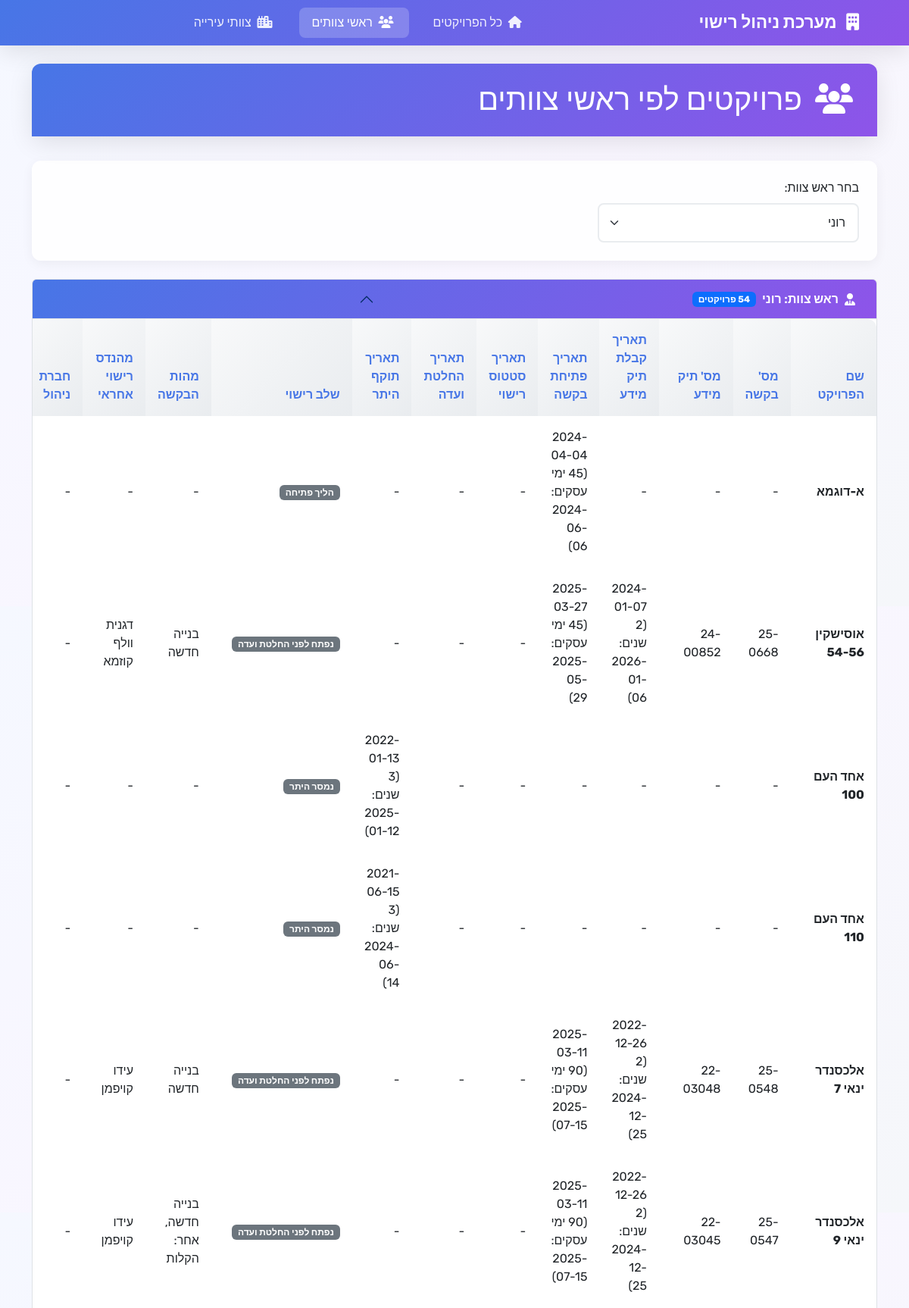
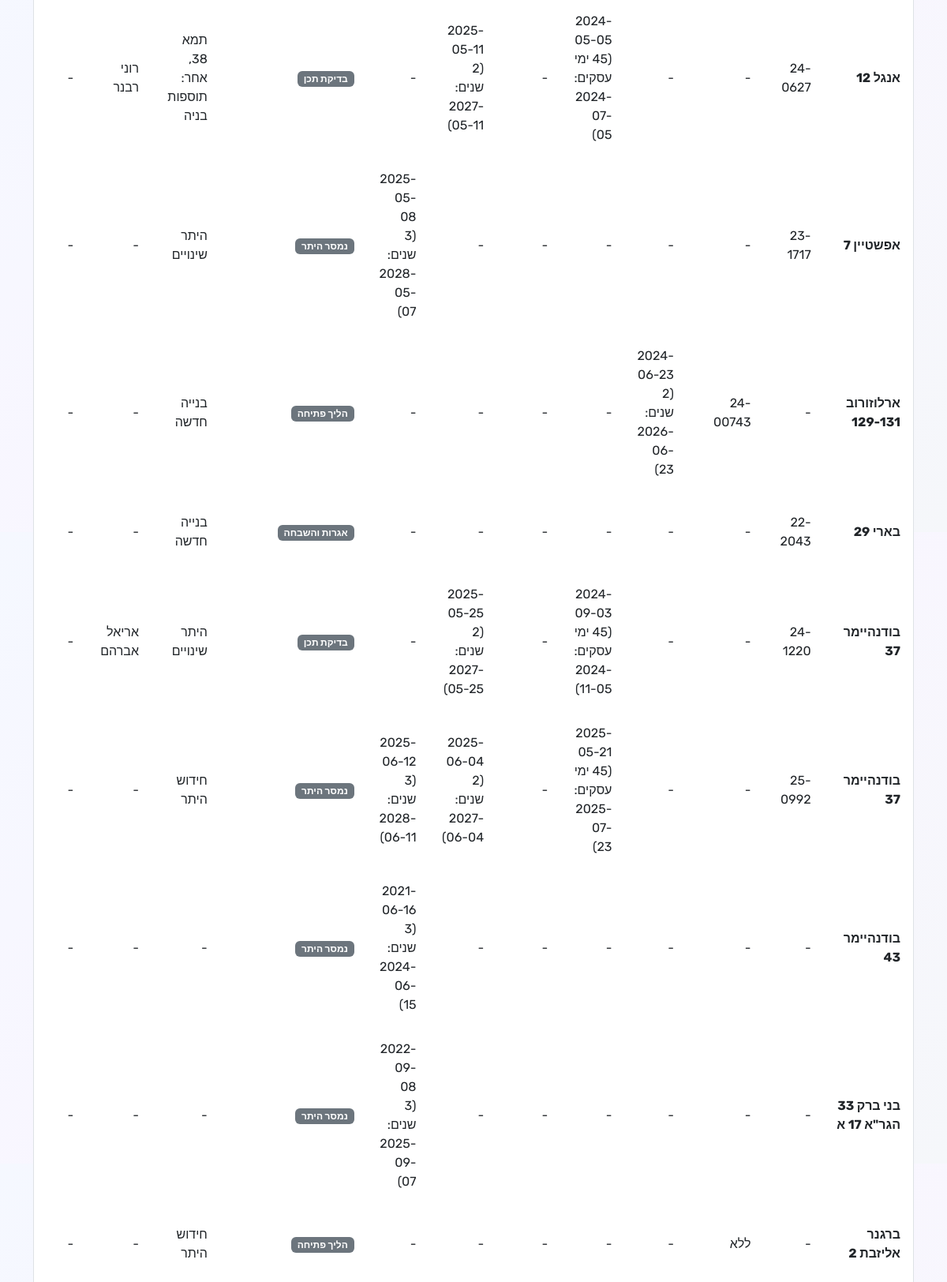
/team-leaders?team_leader=רוני (upper part), run on the app's committed database (2 pictures, top to bottom).
### tables this page shows
CREATE TABLE projects (
                id INTEGER PRIMARY KEY AUTOINCREMENT,
                project_name TEXT NOT NULL,
                request_number TEXT NOT NULL,
                date TEXT NOT NULL,
                team_leader TEXT NOT NULL,
                stage TEXT NOT NULL
            , request_date TEXT, opening_date TEXT, notes TEXT, licensing_engineer TEXT, request_types TEXT, engineer TEXT, info_file_number TEXT, status_date TEXT, management_company TEXT, entrepreneur_name TEXT, architect TEXT, city TEXT, city_team TEXT, committee_date TEXT, permit_validity_date TEXT, info_date_extension INTEGER DEFAULT 0, opening_date_extension INTEGER DEFAULT 0, status_date_extension INTEGER DEFAULT 0, committee_date_extension INTEGER DEFAULT 0, permit_validity_date_extension INTEGER DEFAULT 0);

### app.py (the view)
@app.route('/team-leaders')
def team_leaders():
    conn = get_db_connection()
    team_leaders = conn.execute("""
        SELECT DISTINCT team_leader
        FROM projects
        WHERE team_leader IS NOT NULL AND team_leader != ''
        ORDER BY team_leader
    """).fetchall()
    team_leader_filter = request.args.get('team_leader', '')
    query = """
        SELECT
            id, project_name, request_number, info_file_number,
            date, opening_date, status_date, committee_date, permit_validity_date,
            team_leader, stage, request_types, engineer, management_company,
            entrepreneur_name, architect, city, notes,
            info_date_extension, opening_date_extension, status_date_extension,
            committee_date_extension, permit_validity_date_extension, city_team
        FROM projects
    """
    params = []
    if team_leader_filter:
        query += " WHERE team_leader = ?"
        params.append(team_leader_filter)
    query += " ORDER BY team_leader, project_name"
    projects = conn.execute(query, params).fetchall()
    projects_by_leader = {}
    for project in projects:
        project_dict = dict(project)
        if project_dict.get('date'):
            project_dict['formatted_info_date'] = format_date_with_extension(
                project_dict['date'],
                project_dict.get('info_date_extension', 0),
                'info'
            )
        if project_dict.get('opening_date'):
            project_dict['formatted_opening_date'] = format_date_with_extension(
                project_dict['opening_date'],
                project_dict.get('opening_date_extension', 0),
                'opening'
            )
        if project_dict.get('committee_date'):
            project_dict['formatted_committee_date'] = format_date_with_extension(
                project_dict['committee_date'],
                project_dict.get('committee_date_extension', 0),
                'committee'
            )
        if project_dict.get('permit_validity_date'):
            project_dict['formatted_permit_date'] = format_date_with_extension(
                project_dict['permit_validity_date'],
                project_dict.get('permit_validity_date_extension', 0),
                'permit'
            )
        project_dict['row_color'] = get_row_color_class(project_dict)
        leader = project_dict['team_leader']
        if leader not in projects_by_leader:
            projects_by_leader[leader] = []
        projects_by_leader[leader].append(project_dict)
    conn.close()
    return render_template('team_leaders.html',
                         projects_by_leader=projects_by_leader,
                         team_leaders=[tl['team_leader'] for tl in team_leaders],
                         current_team_leader=team_leader_filter)

### app.py (called while the page is built, shortened)
def get_db_connection():
    conn = sqlite3.connect(DATABASE_PATH)
    conn.row_factory = sqlite3.Row
    return conn

def calculate_base_date_by_type(original_date, field_type):
    if field_type == 'opening':
        business_target = calculate_business_days(original_date.strftime('%Y-%m-%d'), 45)
        return datetime.strptime(business_target, '%Y-%m-%d') if business_target else original_date + timedelta(days=180)
    elif field_type in ['info', 'committee']:
        return original_date + timedelta(days=730)
    elif field_type == 'permit':
        return original_date + timedelta(days=1095)
    else:
        return original_date + timedelta(days=180)

def format_base_date_by_type(original_date_str, field_type):
    if not original_date_str:
        return ""
    try:
        original_date = datetime.strptime(original_date_str, '%Y-%m-%d')
        base_date = calculate_base_date_by_type(original_date, field_type)
        if field_type == 'opening':
            business_target = calculate_business_days(original_date_str, 45)
            return f"{original_date_str}<br>(45 ימי עסקים: {business_target})"
        elif field_type in ['info', 'committee']:
            return f"{original_date_str}<br>(2 שנים: {base_date.strftime('%Y-%m-%d')})"
        elif field_type == 'permit':
            return f"{original_date_str}<br>(3 שנים: {base_date.strftime('%Y-%m-%d')})"
        else:
            return original_date_str
    except:
        return original_date_str

def check_date_expired_with_extensions(date_str):
    try:
        if not date_str:
            return False
        current_date = datetime.now()
        if '<br>' in date_str and ':' in date_str:
            lines = date_str.split('<br>')
            if len(lines) >= 2:
                import re
                date_match = re.search(r':\s*(\d{4}-\d{2}-\d{2})', lines[1])
                if date_match:
                    target_date_str = date_match.group(1)
                    target_date = datetime.strptime(target_date_str, '%Y-%m-%d')
                    return current_date.date() > target_date.date()
    except:
        return False

### templates/team_leaders.html (shortened to what this page needs)
{% extends "base.html" %}
{% block content %}
<div class="row">
    <div class="col-12">
        <div class="card">
            <div class="card-header">
                <h1 class="mb-0">
                    <i class="fas fa-users me-2"></i>
                    פרויקטים לפי ראשי צוותים
                </h1>
            </div>
        </div>
        <div class="filter-section">
            <form method="GET" class="row g-3">
                <div class="col-md-4">
                    <label for="team_leader" class="form-label">בחר ראש צוות:</label>
                    <select class="form-select" name="team_leader" id="team_leader" onchange="this.form.submit()">
                        {% for team_leader in team_leaders %}
                        <option value="{{ team_leader }}" {{ 'selected' if team_leader == current_team_leader }}>
                            {{ team_leader }}
                        </option>
                        {% endfor %}
                    </select>
                </div>
            </form>
        </div>
        <div class="accordion" id="teamLeadersAccordion">
            {% for team_leader, projects in projects_by_leader.items() %}
            <div class="accordion-item">
                <h2 class="accordion-header" id="heading{{ loop.index }}">
                    <button class="accordion-button {{ 'collapsed' if not current_team_leader or current_team_leader != team_leader }}"
                            type="button"
                            data-bs-toggle="collapse"
                            data-bs-target="#collapse{{ loop.index }}"
                            aria-expanded="{{ 'true' if current_team_leader == team_leader else 'false' }}"
                            aria-controls="collapse{{ loop.index }}">
                        <i class="fas fa-user-tie me-2"></i>
                        ראש צוות: {{ team_leader }}
                        <span class="badge bg-primary ms-2">{{ projects|length }} פרויקטים</span>
                    </button>
                </h2>
                <div id="collapse{{ loop.index }}"
                     class="accordion-collapse collapse {{ 'show' if current_team_leader == team_leader or not current_team_leader }}"
                     aria-labelledby="heading{{ loop.index }}"
                     data-bs-parent="#teamLeadersAccordion">
                    <div class="accordion-body p-0">
                        <div class="table-responsive">
                            <table class="table table-hover mb-0">
                                <thead>
                                    <tr>
                                        <th>שם הפרויקט</th>
                                        <th>מס' בקשה</th>
                                        <th>מס' תיק מידע</th>
                                        <th>תאריך קבלת תיק מידע</th>
                                        <th>תאריך פתיחת בקשה</th>
                                        <th>תאריך סטטוס רישוי</th>
                                        <th>תאריך החלטת ועדה</th>
                                        <th>תאריך תוקף היתר</th>
                                        <th>שלב רישוי</th>
                                        <th>מהות הבקשה</th>
                                        <th>מהנדס רישוי אחראי</th>
                                        <th>חברת ניהול</th>
                                    </tr>
                                </thead>
                                <tbody>
                                    {% for project in projects %}
                                    <tr class="{% if project.row_color %}row-{{ project.row_color }}{% endif %}">
                                        <td class="fw-bold">{{ project.project_name or '-' }}</td>
                                        <td>{{ project.request_number or '-' }}</td>
                                        <td>{{ project.info_file_number or '-' }}</td>
                                        <td>{{ project.formatted_info_date|safe or project.date or '-' }}</td>
                                        <td>{{ project.formatted_opening_date|safe or project.opening_date or '-' }}</td>
                                        <td>{{ project.status_date or '-' }}</td>
                                        <td>{{ project.formatted_committee_date|safe or project.committee_date or '-' }}</td>
                                        <td>{{ project.formatted_permit_date|safe or project.permit_validity_date or '-' }}</td>
                                        <td>
                                            <span class="badge bg-secondary">{{ project.stage or '-' }}</span>
                                        </td>
                                        <td>{{ project.request_types or '-' }}</td>
                                        <td>{{ project.engineer or '-' }}</td>
                                        <td>{{ project.management_company or '-' }}</td>
                                    </tr>
                                    {% endfor %}
                                </tbody>
                            </table>
                        </div>
                    </div>
                </div>
            </div>
            {% endfor %}
        </div>
    </div>
</div>
{% endblock %}

### templates/base.html (style rules this page uses)
:root { --primary-gradient: linear-gradient(135deg, #4776E6 0%, #8E54E9 100%); --primary-color: #4776E6; --secondary-color: #8E54E9; --bg-gradient: linear-gradient(135deg, #f5f8ff 0%, #f9f6ff 50%, #f5f7fa 100%); --card-shadow: 0 8px 32px rgba(0, 0, 0, 0.1); --border-radius: 12px; }
* { font-family: 'Rubik', -apple-system, BlinkMacSystemFont, 'Segoe UI', sans-serif; }
body { background: var(--bg-gradient); min-height: 100vh; direction: rtl; }
.card { border: none; border-radius: var(--border-radius); box-shadow: var(--card-shadow); backdrop-filter: blur(10px); background: rgba(255, 255, 255, 0.95); margin-bottom: 2rem; }
.card-header { background: var(--primary-gradient); color: white; border: none; border-radius: var(--border-radius) var(--border-radius) 0 0 !important; font-weight: 600; padding: 1.5rem; }
.form-control, .form-select { border: 2px solid #e9ecef; border-radius: 8px; padding: 0.75rem 1rem; transition: all 0.3s ease; }
.table { border-radius: var(--border-radius); overflow: hidden; box-shadow: none; }
.table thead th { background: linear-gradient(135deg, #f8f9fa 0%, #e9ecef 100%); border: none; font-weight: 600; color: var(--primary-color); text-align: right; padding: 1rem; }
.table tbody td { border: none; padding: 1rem; text-align: right; vertical-align: middle; }
.table tbody tr { transition: all 0.3s ease; }
.row-warning { background-color: rgba(255, 255, 204, 0.7) !important; }
.row-approaching { background-color: rgba(255, 182, 193, 0.7) !important; }
.filter-section { background: rgba(255, 255, 255, 0.9); padding: 1.5rem; border-radius: var(--border-radius); margin-bottom: 1.5rem; box-shadow: 0 4px 15px rgba(0, 0, 0, 0.05); }
.accordion-button { background: rgba(255, 255, 255, 0.9); border: none; font-weight: 600; color: var(--primary-color); }
.accordion-button:not(.collapsed) { background: var(--primary-gradient); color: white; }

### data on the page
projects: team_leader "רוני", projects "54", project_name "א-דוגמא", request_number "-", info_file_number "-", formatted_info_date "-", formatted_opening_date "2024-04-04 (45 ימי עסקים: 2024-06-06)", status_date "-", formatted_committee_date "-", formatted_permit_date "-", stage "הליך פתיחה", request_types "-", engineer "-", management_company "-"
projects: project_name "אוסישקין 54-56", request_number "25-0668", info_file_number "24-00852", formatted_info_date "2024-01-07 (2 שנים: 2026-01-06)", formatted_opening_date "2025-03-27 (45 ימי עסקים: 2025-05-29)", status_date "-", formatted_committee_date "-", formatted_permit_date "-", stage "נפתח לפני החלטת ועדה", request_types "בנייה חדשה", engineer "דגנית וולף קוזמא", management_company "-"
projects: project_name "אחד העם 100", request_number "-", info_file_number "-", formatted_info_date "-", formatted_opening_date "-", status_date "-", formatted_committee_date "-", formatted_permit_date "2022-01-13 (3 שנים: 2025-01-12)", stage "נמסר היתר", request_types "-", engineer "-", management_company "-"
projects: project_name "אחד העם 110", request_number "-", info_file_number "-", formatted_info_date "-", formatted_opening_date "-", status_date "-", formatted_committee_date "-", formatted_permit_date "2021-06-15 (3 שנים: 2024-06-14)", stage "נמסר היתר", request_types "-", engineer "-", management_company "-"
projects: project_name "אלכסנדר ינאי 7", request_number "25-0548", info_file_number "22-03048", formatted_info_date "2022-12-26 (2 שנים: 2024-12-25)", formatted_opening_date "2025-03-11 (90 ימי עסקים: 2025-07-15)", status_date "-", formatted_committee_date "-", formatted_permit_date "-", stage "נפתח לפני החלטת ועדה", request_types "בנייה חדשה", engineer "עידו קויפמן", management_company "-"
projects: project_name "אלכסנדר ינאי 9", request_number "25-0547", info_file_number "22-03045", formatted_info_date "2022-12-26 (2 שנים: 2024-12-25)", formatted_opening_date "2025-03-11 (90 ימי עסקים: 2025-07-15)", status_date "-", formatted_committee_date "-", formatted_permit_date "-", stage "נפתח לפני החלטת ועדה", request_types "בנייה חדשה, אחר: הקלות", engineer "עידו קויפמן", management_company "-"
projects: project_name "אנגל 12", request_number "24-0627", info_file_number "-", formatted_info_date "-", formatted_opening_date "2024-05-05 (45 ימי עסקים: 2024-07-05)", status_date "-", formatted_committee_date "2025-05-11 (2 שנים: 2027-05-11)", formatted_permit_date "-", stage "בדיקת תכן", request_types "תמא 38, אחר: תוספות בניה", engineer "רוני רבנר", management_company "-"
projects: project_name "אפשטיין 7", request_number "23-1717", info_file_number "-", formatted_info_date "-", formatted_opening_date "-", status_date "-", formatted_committee_date "-", formatted_permit_date "2025-05-08 (3 שנים: 2028-05-07)", stage "נמסר היתר", request_types "היתר שינויים", engineer "-", management_company "-"
projects: project_name "ארלוזורוב 129-131", request_number "-", info_file_number "24-00743", formatted_info_date "2024-06-23 (2 שנים: 2026-06-23)", formatted_opening_date "-", status_date "-", formatted_committee_date "-", formatted_permit_date "-", stage "הליך פתיחה", request_types "בנייה חדשה", engineer "-", management_company "-"
projects: project_name "בארי 29", request_number "22-2043", info_file_number "-", formatted_info_date "-", formatted_opening_date "-", status_date "-", formatted_committee_date "-", formatted_permit_date "-", stage "אגרות והשבחה", request_types "בנייה חדשה", engineer "-", management_company "-"
projects: project_name "בודנהיימר 37", request_number "24-1220", info_file_number "-", formatted_info_date "-", formatted_opening_date "2024-09-03 (45 ימי עסקים: 2024-11-05)", status_date "-", formatted_committee_date "2025-05-25 (2 שנים: 2027-05-25)", formatted_permit_date "-", stage "בדיקת תכן", request_types "היתר שינויים", engineer "אריאל אברהם", management_company "-"
projects: project_name "בודנהיימר 37", request_number "25-0992", info_file_number "-", formatted_info_date "-", formatted_opening_date "2025-05-21 (45 ימי עסקים: 2025-07-23)", status_date "-", formatted_committee_date "2025-06-04 (2 שנים: 2027-06-04)", formatted_permit_date "2025-06-12 (3 שנים: 2028-06-11)", stage "נמסר היתר", request_types "חידוש היתר", engineer "-", management_company "-"
projects: project_name "בודנהיימר 43", request_number "-", info_file_number "-", formatted_info_date "-", formatted_opening_date "-", status_date "-", formatted_committee_date "-", formatted_permit_date "2021-06-16 (3 שנים: 2024-06-15)", stage "נמסר היתר", request_types "-", engineer "-", management_company "-"
projects: project_name "בני ברק 33 הגר\"א 17 א", request_number "-", info_file_number "-", formatted_info_date "-", formatted_opening_date "-", status_date "-", formatted_committee_date "-", formatted_permit_date "2022-09-08 (3 שנים: 2025-09-07)", stage "נמסר היתר", request_types "-", engineer "-", management_company "-"
projects: project_name "ברגנר אליזבת 2", request_number "-", info_file_number "ללא", formatted_info_date "-", formatted_opening_date "-", status_date "-", formatted_committee_date "-", formatted_permit_date "-", stage "הליך פתיחה", request_types "חידוש היתר", engineer "-", management_company "-"

### other printed values
form field team_leader "רוני"
